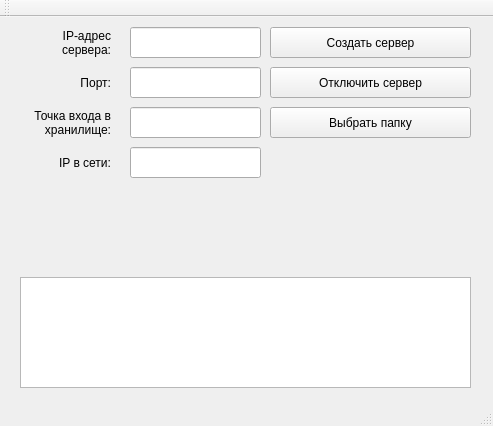
<?xml version="1.0" encoding="UTF-8"?>
<ui version="4.0">
 <class>server</class>
 <widget class="QMainWindow" name="server">
  <property name="geometry">
   <rect>
    <x>0</x>
    <y>0</y>
    <width>493</width>
    <height>426</height>
   </rect>
  </property>
  <property name="windowTitle">
   <string>server</string>
  </property>
  <widget class="QWidget" name="centralwidget">
   <widget class="QPushButton" name="pushButton">
    <property name="geometry">
     <rect>
      <x>270</x>
      <y>10</y>
      <width>201</width>
      <height>31</height>
     </rect>
    </property>
    <property name="text">
     <string>Создать сервер</string>
    </property>
   </widget>
   <widget class="QLabel" name="label">
    <property name="geometry">
     <rect>
      <x>60</x>
      <y>220</y>
      <width>411</width>
      <height>21</height>
     </rect>
    </property>
    <property name="text">
     <string/>
    </property>
   </widget>
   <widget class="QLabel" name="serverInfoLabel">
    <property name="geometry">
     <rect>
      <x>60</x>
      <y>180</y>
      <width>411</width>
      <height>21</height>
     </rect>
    </property>
    <property name="text">
     <string/>
    </property>
   </widget>
   <widget class="QLineEdit" name="portLine">
    <property name="geometry">
     <rect>
      <x>130</x>
      <y>50</y>
      <width>131</width>
      <height>31</height>
     </rect>
    </property>
   </widget>
   <widget class="QLineEdit" name="ipLine">
    <property name="geometry">
     <rect>
      <x>130</x>
      <y>10</y>
      <width>131</width>
      <height>31</height>
     </rect>
    </property>
   </widget>
   <widget class="QTextEdit" name="textEdit">
    <property name="geometry">
     <rect>
      <x>20</x>
      <y>260</y>
      <width>451</width>
      <height>111</height>
     </rect>
    </property>
   </widget>
   <widget class="QLineEdit" name="portLine_2">
    <property name="geometry">
     <rect>
      <x>130</x>
      <y>90</y>
      <width>131</width>
      <height>31</height>
     </rect>
    </property>
   </widget>
   <widget class="QLabel" name="label_4">
    <property name="geometry">
     <rect>
      <x>20</x>
      <y>90</y>
      <width>91</width>
      <height>31</height>
     </rect>
    </property>
    <property name="text">
     <string>Точка входа в хранилище:</string>
    </property>
    <property name="alignment">
     <set>Qt::AlignRight|Qt::AlignTrailing|Qt::AlignVCenter</set>
    </property>
    <property name="wordWrap">
     <bool>true</bool>
    </property>
   </widget>
   <widget class="QPushButton" name="pushButton_2">
    <property name="geometry">
     <rect>
      <x>270</x>
      <y>90</y>
      <width>201</width>
      <height>31</height>
     </rect>
    </property>
    <property name="text">
     <string>Выбрать папку</string>
    </property>
   </widget>
   <widget class="QPushButton" name="pushButton_3">
    <property name="geometry">
     <rect>
      <x>270</x>
      <y>50</y>
      <width>201</width>
      <height>31</height>
     </rect>
    </property>
    <property name="text">
     <string>Отключить сервер</string>
    </property>
   </widget>
   <widget class="QLabel" name="label_6">
    <property name="geometry">
     <rect>
      <x>20</x>
      <y>130</y>
      <width>91</width>
      <height>31</height>
     </rect>
    </property>
    <property name="text">
     <string>IP в сети:</string>
    </property>
    <property name="alignment">
     <set>Qt::AlignRight|Qt::AlignTrailing|Qt::AlignVCenter</set>
    </property>
    <property name="wordWrap">
     <bool>true</bool>
    </property>
   </widget>
   <widget class="QLabel" name="label_5">
    <property name="geometry">
     <rect>
      <x>20</x>
      <y>50</y>
      <width>91</width>
      <height>31</height>
     </rect>
    </property>
    <property name="text">
     <string>Порт:</string>
    </property>
    <property name="alignment">
     <set>Qt::AlignRight|Qt::AlignTrailing|Qt::AlignVCenter</set>
    </property>
    <property name="wordWrap">
     <bool>true</bool>
    </property>
   </widget>
   <widget class="QLabel" name="label_7">
    <property name="geometry">
     <rect>
      <x>20</x>
      <y>10</y>
      <width>91</width>
      <height>31</height>
     </rect>
    </property>
    <property name="text">
     <string>IP-адрес сервера:</string>
    </property>
    <property name="alignment">
     <set>Qt::AlignRight|Qt::AlignTrailing|Qt::AlignVCenter</set>
    </property>
    <property name="wordWrap">
     <bool>true</bool>
    </property>
   </widget>
   <widget class="QLineEdit" name="localIpLine">
    <property name="geometry">
     <rect>
      <x>130</x>
      <y>130</y>
      <width>131</width>
      <height>31</height>
     </rect>
    </property>
   </widget>
  </widget>
  <widget class="QMenuBar" name="menubar">
   <property name="geometry">
    <rect>
     <x>0</x>
     <y>0</y>
     <width>493</width>
     <height>20</height>
    </rect>
   </property>
  </widget>
  <widget class="QStatusBar" name="statusbar"/>
  <widget class="QToolBar" name="toolBar">
   <property name="windowTitle">
    <string>toolBar</string>
   </property>
   <attribute name="toolBarArea">
    <enum>TopToolBarArea</enum>
   </attribute>
   <attribute name="toolBarBreak">
    <bool>false</bool>
   </attribute>
  </widget>
 </widget>
 <resources/>
 <connections>
  <connection>
   <sender>pushButton_2</sender>
   <signal>clicked()</signal>
   <receiver>server</receiver>
   <slot>selectDirectory()</slot>
   <hints>
    <hint type="sourcelabel">
     <x>360</x>
     <y>132</y>
    </hint>
    <hint type="destinationlabel">
     <x>477</x>
     <y>176</y>
    </hint>
   </hints>
  </connection>
  <connection>
   <sender>pushButton_3</sender>
   <signal>clicked()</signal>
   <receiver>server</receiver>
   <slot>abortServer()</slot>
   <hints>
    <hint type="sourcelabel">
     <x>437</x>
     <y>96</y>
    </hint>
    <hint type="destinationlabel">
     <x>511</x>
     <y>101</y>
    </hint>
   </hints>
  </connection>
  <connection>
   <sender>pushButton</sender>
   <signal>clicked(bool)</signal>
   <receiver>server</receiver>
   <slot>startServerThread()</slot>
   <hints>
    <hint type="sourcelabel">
     <x>432</x>
     <y>57</y>
    </hint>
    <hint type="destinationlabel">
     <x>517</x>
     <y>59</y>
    </hint>
   </hints>
  </connection>
 </connections>
 <slots>
  <slot>createServer()</slot>
  <slot>slot1()</slot>
  <slot>startServerThread()</slot>
  <slot>selectDirectory()</slot>
  <slot>abortServer()</slot>
 </slots>
</ui>
